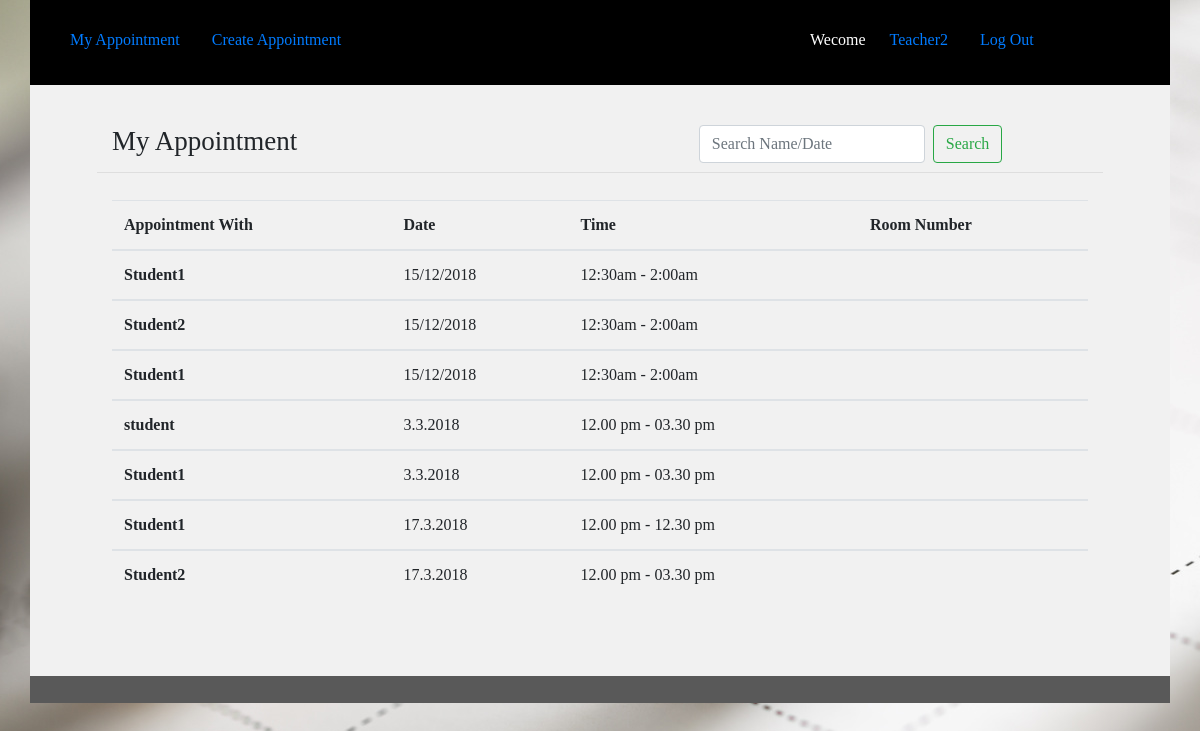
/teacher/ (signed in), run on the app's committed database.
### teacher/models.py (models this page shows, shortened)
class Appointment(models.Model):
	user=models.ForeignKey(settings.AUTH_USER_MODEL,blank=True, null=True,on_delete=models.DO_NOTHING)
	date=models.CharField(max_length=50)
	time_start=models.CharField(max_length=50)
	time_end=models.CharField(max_length=50)
	appointment_with=models.CharField(max_length=50,blank=True)
	update_time=models.DateField(auto_now=True, auto_now_add=False)
	frist_time=models.DateField(auto_now=False, auto_now_add=True)

### teacher/views.py (the view)
# urls.py: path('teacher/', include("teacher.urls")),
def teacher(request):#this section for my appointment
	group_name=Group.objects.all().filter(user = request.user)# get logget user grouped name
	group_name=str(group_name[0]) # convert to string
	if "Teacher" == group_name:
		user_name=request.user.get_username()#Getting Username
		appointment_list = Appointment.objects.all().order_by("-id").filter(user=request.user)
		q=request.GET.get("q")#search start
		if q:
			appointment_list=appointment_list.filter(appointment_with__icontains=q)
		else:
			appointment_list = appointment_list# search end
		appointments= {
		    "query": appointment_list,
		    "user_name":user_name
		}
		return render(request, 'teacher.html', appointments )
	else:
		return redirect('http://127.0.0.1:8000/')

### templates/teacher.html
{% extends 'common_teacher.html' %}
{% block common_teacher %}
   <div class="student">
           <div class="container">
          <div class="row min-height">
              <div class="col-sm-12">
                            <div class="row main_boder">
                                <div class="col-sm-7">
                                     <h3 class="appointmnet_list">My Appointment</h3>
                                </div>
                                <div class="col-sm-5">
                                      <form class="form-inline my-2 my-lg-0" method="GET" action="">
                                          <input class="form-control mr-sm-2" type="text" name="q" placeholder="Search Name/Date" placeholder="Search With Name" aria-label="Search">
                                          <button class="btn btn-outline-success my-2 my-sm-0" type="submit" value="Search">Search</button>
                                       </form>
                                </div>
                            </div>
                             <table class="table">
                                 <thead>
                                  <tr>
                                    <th scope="col">Appointment With</th>
                                    <th scope="col">Date</th>
                                    <th scope="col">Time</th>
                                    <th scope="col">Room Number</th>
                                  </tr>
                                </thead>{% for appoint in query %}
                                {% if appoint.appointment_with != '' %}
                                <tbody>
                                  <tr>
                                    <th scope="row">{{appoint.appointment_with}}</th>
                                          <td>{{appoint.date}}</td>
                                          <td>{{appoint.time_start}} - {{appoint.time_end}}</td>
                                          <td>{{appoint.room_number}}</td>
                                  </tr>{% endif %}
                                </tbody>{% endfor %}
                            </table>
              </div>
          </div>
      </div>
      </div>
      <div class="footer">
           <div class="container">
          <div class="row">
              <div class="col-sm-12">
              </div>
          </div>
      </div>
      </div>
{% endblock common_teacher %}

### templates/common_teacher.html
{% extends 'common.html' %}
{% block body %}
   <div class="container ">
   	<div class="row studnet_nav">
   	             <div class="col-sm-8">
						     <ul class="nav nav-pills">
								  <li class="nav-item">
								    <a class="nav-link" href='{% url "teacher_home"%}'>My Appointment</a>
								  </li>
								  <li class="nav-item">
								    <a class="nav-link" href='{% url "teacher_appointment_list"%}'>Create Appointment</a>
								  </li>
							  </ul>
                  </div>
                 <div class="col-sm-4">
					     <ul class="nav nav-pills">
							  <li class="nav-item">
							    <p>Wecome </p>
							  </li>
							  <li class="nav-item">
							    <a class="nav-link" href="#">{{user_name}}</a>
							  </li>
							  <li class="nav-item">
							    <a class="nav-link" href='{% url "logout"%}'>Log Out</a>
							  </li>
						  </ul>
	       		 </div>
	  </div>
    </div>
    {% block common_teacher %}
    {% endblock common_teacher %}
{% endblock %}

### templates/common.html (shortened to what this page needs)
{% load static %}
<!DOCTYPE html>
<html>
<head>
	<link rel="stylesheet" href="https://stackpath.bootstrapcdn.com/bootstrap/4.1.3/css/bootstrap.min.css">
    <link rel="stylesheet" href="https://use.fontawesome.com/releases/v5.3.1/css/all.css">
    <link rel="stylesheet" type="text/css" href="{% static 'css/style.css' %}">
	<link rel="stylesheet" type="text/css" href="{% static 'date/jquery.timepicker.css' %}" />
	<link rel="stylesheet" type="text/css" href="{% static 'date/bootstrap-datepicker.css' %}"/>
</head>
<body class="login">
	    {% block body %}
	    {% endblock %}
</body>
</html>

### static/css/style.css (style rules this page uses)
.login { height: 723px; background: url(image/background.jpg); }
.row.studnet_nav { background: hsl(0, 0%, 16%); PADDING: 5PX; }
.row.studnet_nav { background: black; color: white; padding: 9px; padding-top: 20px; }
h3.appointmnet_list { padding: 19px 0px 10px 0px; font-weight: normal; font-size: 27px; }
.student .row { background: #f1f1f1; }
body { font-family: cursive;!important }
.footer .row { background: #595959; text-align: center; font-size: 14px; color: white; padding: 13px; }
li.nav-item p { padding: 8px; }
h3.appointmnet_list { padding: 19px 0px 6px 0px; margin-bottom: 27px; font-weight: normal; font-size: 27px; }
.min-height h3.appointmnet_list { padding: 0px 0px 6px 0px; margin-bottom: 9px; font-weight: normal; font-size: 27px; }
.row.min-height { background: #f1f1f1; padding: 20px 67px 36px 67px; }
.row.main_boder { margin-bottom: 27px; border-bottom: 1px solid #00000014; }
.row.min-height { background: #f1f1f1; padding: 40px 67px 36px 67px; min-height: 591px; }
.main_boder { border-bottom: 1px solid #00000014; }

### data on the page
Appointment: appointment_with "Student1", date "15/12/2018", time_start "12:30am", time_end "2:00am"
Appointment: appointment_with "Student2", date "15/12/2018", time_start "12:30am", time_end "2:00am"
Appointment: appointment_with "Student1", date "15/12/2018", time_start "12:30am", time_end "2:00am"
Appointment: appointment_with "student", date "3.3.2018", time_start "12.00 pm", time_end "03.30 pm"
Appointment: appointment_with "Student1", date "3.3.2018", time_start "12.00 pm", time_end "03.30 pm"
Appointment: appointment_with "Student1", date "17.3.2018", time_start "12.00 pm", time_end "12.30 pm"
Appointment: appointment_with "Student2", date "17.3.2018", time_start "12.00 pm", time_end "03.30 pm"

### other printed values
{{ user_name }} "Teacher2"
